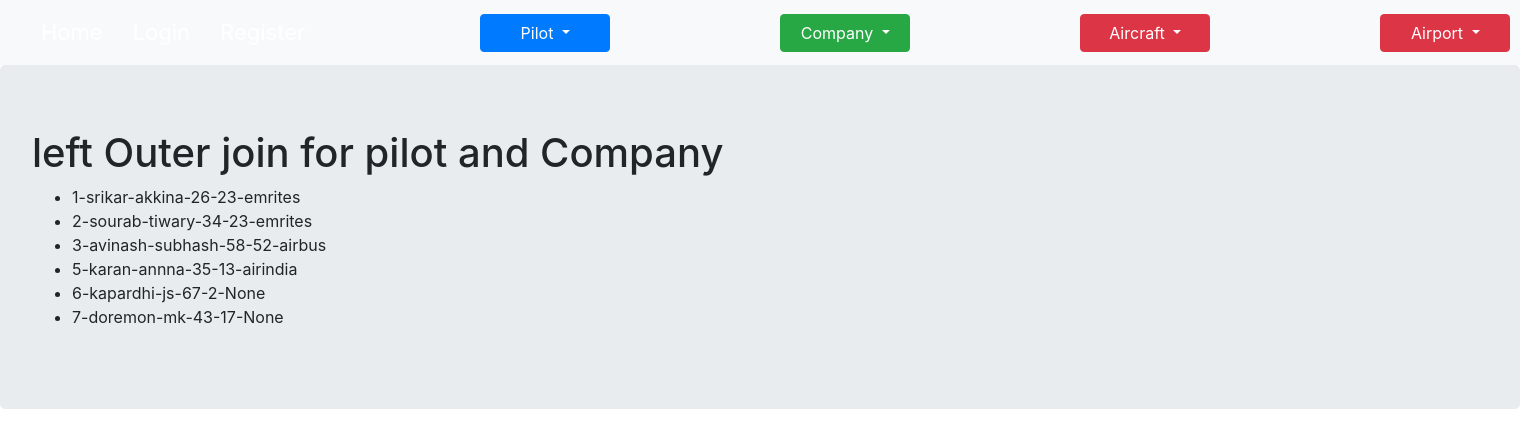
The app's page /company/ojpc with its own data.
### myproject/models.py (models this page shows, shortened)
class Company(db.Model):
    __tablename__ = 'company'
    id = db.Column(db.Integer,primary_key= True)
    name = db.Column(db.Text)
    pilot_id = db.Column(db.Integer,db.ForeignKey('pilots.id'))
    company_owns=db.relationship('Aircraft',backref='aircrafts',uselist=False)

class Pilot(db.Model):
	__tablename__ = 'pilots'
	id = db.Column(db.Integer,primary_key=True)
	first_name = db.Column(db.Text)
	last_name = db.Column(db.Text)
	age = db.Column(db.Integer)
	rank = db.Column(db.Integer)
	company = db.relationship('Company',backref='pilot',uselist=False)

### myproject/company/views.py (the view)
@company_blueprints.route('/ojpc')
def ojpc():
	data=db.session.query(Pilot.id,Pilot.first_name,Pilot.last_name,Pilot.age,Pilot.rank,Company.name).outerjoin(Company,Company.pilot_id==Pilot.id).all();
	return render_template('ojpc.html',data=data)

### myproject/company/templates/company/ojpc.html
{%extends "base.html" %}
{% block content %}
<div class="jumbotron">
	<h1>left Outer join for pilot and Company</h1>
	<ul>
		{% for d in data %}
          <li>
          	  {{ d[0] }}-{{ d[1] }}-{{ d[2] }}-{{ d[3] }}-{{ d[4] }}-{{ d[5] }}
          </li>
		{% endfor %}
	</ul>
</div>
{% endblock %}

### myproject/templates/base.html (shortened to what this page needs)
<!DOCTYPE html>
<html>
<head>
<link rel="stylesheet" href="https://stackpath.bootstrapcdn.com/bootstrap/4.5.2/css/bootstrap.min.css">
</head>
<body>
	<nav class="navbar navbar-expand-lg navbar-light bg-light">
		<div class="navbar-nav">
      <li class="nav-link"><a class="bar" href="{{url_for('welcome')}}"> Home </a></li>
      {% if current_user.is_authenticated %}
           <li class="nav-link"><a class="bar" href="{{ url_for('logout')}}"> Log Out </a></li>
        {% else %}
           <li class="nav-link"><a class="bar" href="{{ url_for('login')}}"> Login </a></li>
           <li class="nav-link"><a class="bar" href="{{ url_for('register')}}"> Register </a></li>
      {% endif %}
		</div>
 <div class="btn-group">
  <button type="button" class="btn btn-primary dropdown-toggle" data-toggle="dropdown" aria-haspopup="true" aria-expanded="false">
    Pilot
  </button>
</div>
<div class="btn-group">
  <button type="button" class="btn btn-success dropdown-toggle" data-toggle="dropdown" aria-haspopup="true" aria-expanded="false">
    Company
  </button>
</div>
<div class="btn-group">
  <button type="button" class="btn btn-danger dropdown-toggle" data-toggle="dropdown" aria-haspopup="true" aria-expanded="false">
    Aircraft
  </button>
</div>
<div class="btn-group">
  <button type="button" class="btn btn-danger dropdown-toggle" data-toggle="dropdown" aria-haspopup="true" aria-expanded="false">
    Airport
  </button>
</div>
	</nav>
    {% block content %}
    {% endblock %}
</body>
</html>

### myproject/templates/base.html (style rules this page uses)
.btn { margin-left:170px; width:130px; }
a { color:black; text-decoration: none; }
.nav-link { margin-right:-20px; }
.bar { border-radius: 4px; margin: 2px 5px; padding:3px 12px; font-size: 22px; color:white; text-decoration:silver; }
.navbar { background-image:url("http://pavbca.com/walldb/original/3/5/c/608539.jpg"); border:1px grey; }

### records on screen
Company: d "1", first_name "srikar", last_name "akkina", age "26", rank "23", name "emrites"
Company: d "2", first_name "sourab", last_name "tiwary", age "34", rank "23", name "emrites"
Company: d "3", first_name "avinash", last_name "subhash", age "58", rank "52", name "airbus"
Company: d "5", first_name "karan", last_name "annna", age "35", rank "13", name "airindia"
Pilot: id "6", first_name "kapardhi", last_name "js", age "67", rank "2", d "None"
Pilot: id "7", first_name "doremon", last_name "mk", age "43", rank "17", d "None"
